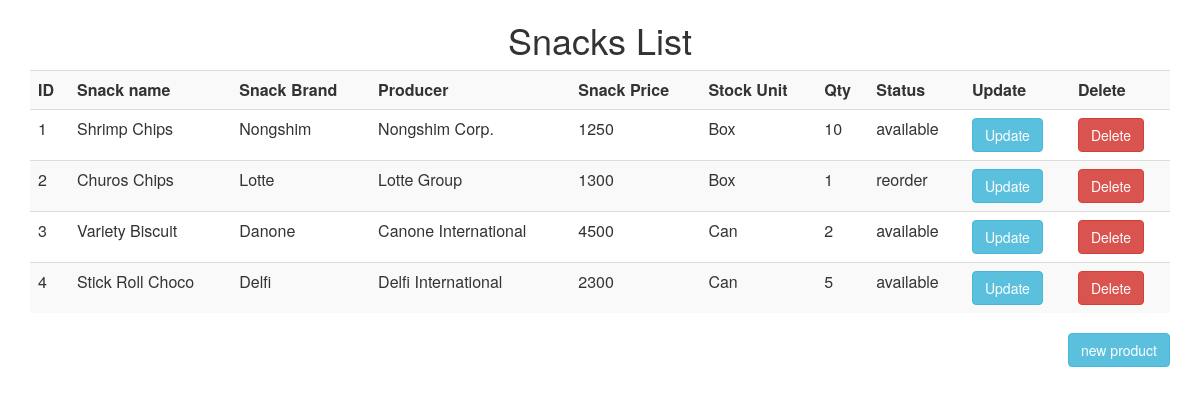
Page /snacks/ on the earlier database version.
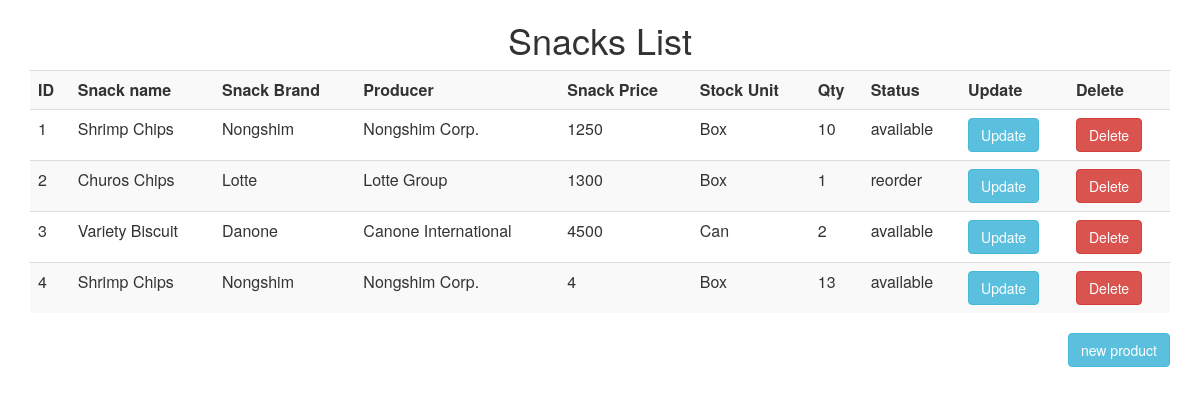
Same page on the later database version.
### snack/models.py (models this page shows, shortened)
class Snacks(models.Model):
    snackname = models.CharField(max_length=50)
    snackbrand = models.CharField(max_length=100)
    snackprice = models.IntegerField(default=0)
    producer = models.CharField(max_length=100)
    stockunit = models.CharField(max_length=10)
    qty = models.PositiveIntegerField(default=0)

### snack/views.py (the view)
# urls.py: path('', views.list_snacks, name = 'list_snacks'),
def list_snacks(request):
    snacks = Snacks.objects.all()
    return render(request, 'list_snacks.html', {'snacks' : snacks})

### templates/list_snacks.html (shortened to what this page needs)
<html>
<body>
<h1>Snacks List</h1>
<div class="container">
<table class="table table-striped">
  <tr>
     <th>ID </th>
     <th>Snack name</th>
     <th>Snack Brand</th>
     <th>Producer</th>
     <th>Snack Price</th>
     <th> Stock Unit </th>
     <th> Qty </th>
     <th> Status </th>
     <th> Update </th>
     <th> Delete </th>
  </tr>
  <tr>
  {% for snack in snacks %}
    <td> {{ snack.id }} </td>
    <td> {{ snack.snackname }}</td>
    <td> {{ snack.snackbrand }}</td>
    <td> {{ snack.producer }}</td>
    <td> {{ snack.snackprice }}</td>
    <td> {{ snack.stockunit }}</td>
    <td> {{ snack.qty }}</td>
    <td>
        {% if snack.qty > 1 %}
            available
        {% else %}
            reorder
    {% endif %}
    </td>
    <td>
    <a class="btn btn-info" href ="{%url 'update_snack' snack.id %}" >Update</a>
    </td>
    <td>
    <a class="btn btn-danger" href="{%url 'delete_snack' snack.id %}">Delete</a>
    </td>
    </tr>
  {%endfor%}
</table>
<a class="btn btn-info pull-right" href = "{%url 'add_snack' %}"> new product </a>
<link rel="stylesheet" href="https://maxcdn.bootstrapcdn.com/bootstrap/3.3.7/css/bootstrap.min.css">
</div>
</body>
</html>

### templates/list_snacks.html (style rules this page uses)
h1 { text-align: center; }

Differences in the rows shown:
changed Snacks id 4: snackname "Stick Roll Choco" → "Shrimp Chips"; snackbrand "Delfi" → "Nongshim"; producer "Delfi International" → "Nongshim Corp."; snackprice "2300" → "4"; stockunit "Can" → "Box"; qty "5" → "13"
